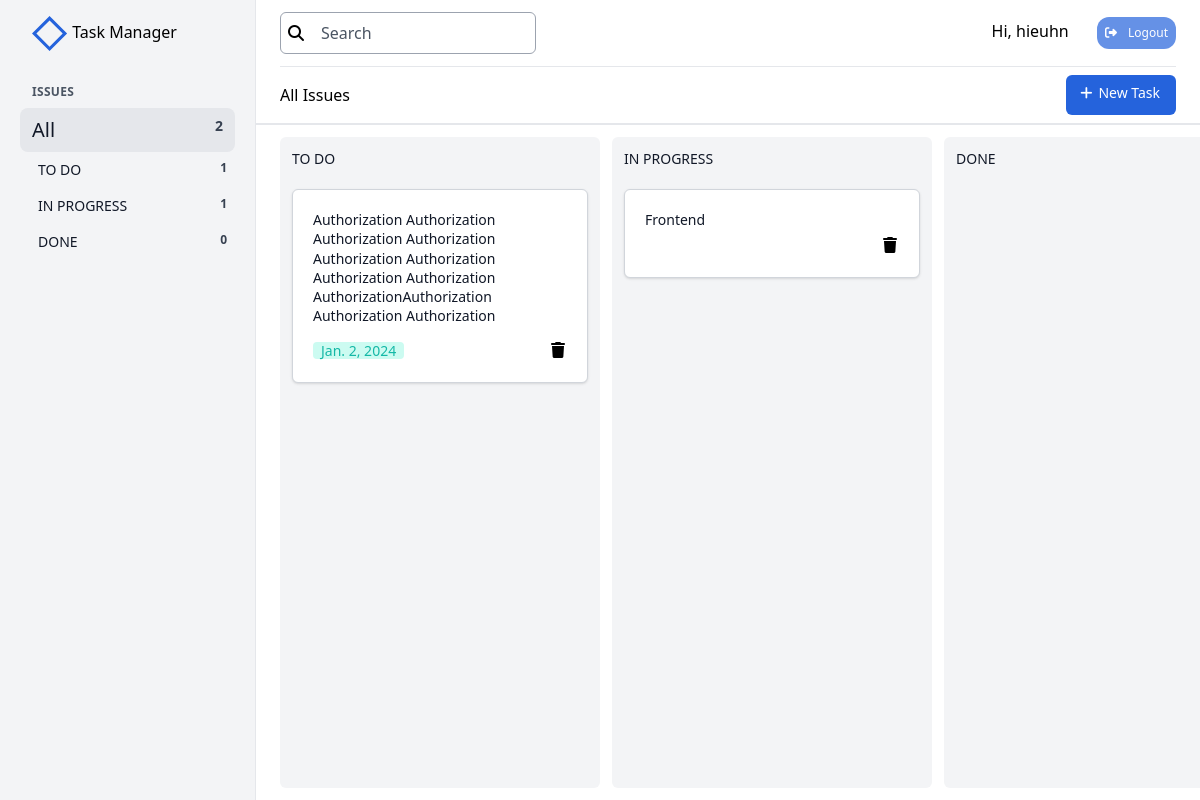
/home (signed in), run on an earlier commit of the app's database.
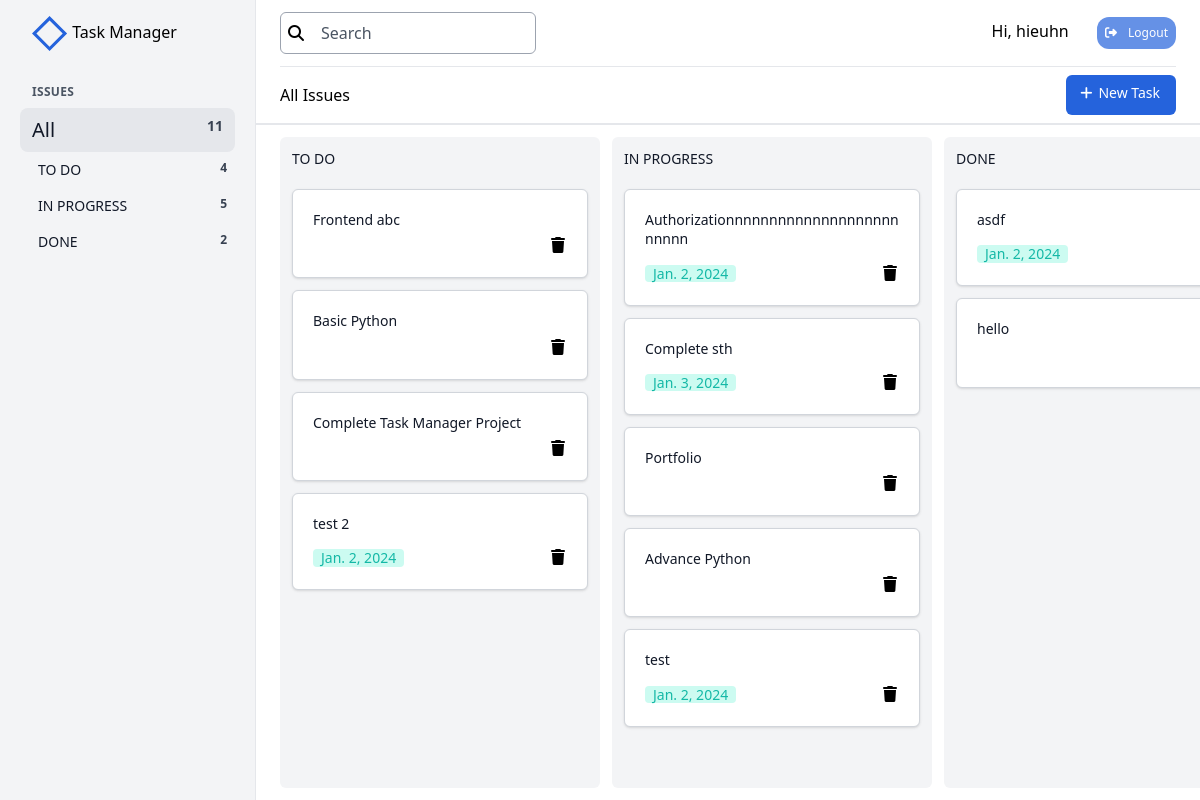
And on a later commit of the database.
### taskmanager/models.py (models this page shows, shortened)
class TaskState(models.Model):
    class Meta:
        verbose_name = 'Task\'s State'
        verbose_name_plural = 'Task\'s State'
    name = models.CharField(max_length=100)

class Task(models.Model):
    user = models.ForeignKey(UserInfo, related_name='tasks', on_delete=models.CASCADE)
    title = models.CharField(max_length=200)
    description = models.TextField(blank=True, null=True)
    image = models.ImageField(upload_to='static/images', blank=True, null=True)
    video = models.FileField(upload_to='static/videos', blank=True, null=True)
    created_at = models.DateTimeField(auto_now_add=True)
    modified_at = models.DateTimeField(auto_now=True)
    deadline = models.DateField(blank=True, null=True)
    state = models.ForeignKey(TaskState, on_delete=models.CASCADE, related_name='tasks')
    position = models.FloatField(blank=True, null=True)
    class Meta:
        ordering = ['position']

### taskmanager/views.py (the view, shortened to what this page needs)
# urls.py: path("home", views.IndexView.as_view(), name="home"),
class IndexView(LoginRequiredMixin, ListView):
    template_name = 'taskmanager/index.html'
    model = Task
    def get_context_data(self, **kwargs):
        context = super().get_context_data(**kwargs)
        user = self.request.user
        context['user_info'] = user
        states = TaskState.objects.all()
        context['states'] = states
        tasks = Task.objects.filter(user=user)
        if 'filter' in self.request.GET:
            key = self.request.GET['filter']
            tasks = tasks.filter(title__icontains=key)
            context['search_key'] = key
        context['tasks'] = tasks
        context['form'] = TaskForm()
        context['tasks_json'] = serialize('json', tasks)
        context['states_json'] = serialize('json', states)
        return context

### taskmanager/forms.py
class TaskForm(forms.Form):
    new_task_id = forms.IntegerField(required=False)
    new_task_title = forms.CharField(max_length=200)
    new_task_description = forms.CharField(max_length=1000)
    image = forms.ImageField(required=False)
    new_task_deadline = forms.DateField(required=False)
    new_task_state = forms.IntegerField()

### templates/taskmanager/index.html (shortened to what this page needs)
{% extends 'taskmanager/base.html' %}

### templates/taskmanager/base.html (shortened to what the changed rows need)
<!DOCTYPE html>
{% load static %}
{% load static tailwind_tags %}
<html lang="en">
<head>
    <link rel="stylesheet" href="https://cdnjs.cloudflare.com/ajax/libs/font-awesome/6.5.1/css/all.min.css" />
    <link rel="stylesheet" href="{% static 'css/mystyle.css' %}">
    {% tailwind_css %}
</head>
<body>
    <div id="app" class="h-screen flex">
        <div id="navbar" class="fixed z-30 inset-y-0 -translate-x-full left-0 w-64 px-8 py-4 bg-gray-100 border-r lg:static lg:inset-auto lg:translate-x-0">
            <nav class="mt-8">
                <div class="mt-2 -mx-3">
                    <a href="#" class="flex justify-between px-3 py-2 bg-gray-200 rounded-lg">
                        <span class="text-xl font-medium text-gray-900">All</span>
                        <span class="text-sm font-semibold text-gray-700">{{tasks.count}}</span>
                    </a>
                    <ul class="ml-2.5 text-sm">
                    {% for state in states %}
                        <li class="flex justify-between px-2 py-2 rounded-lg">
                            <span class="text-sx font-medium text-gray-900">{{state.name}}</span>
                            <span id="state-{{state.id}}" class="count-state text-xs font-semibold text-gray-700">{{state.tasks.count}}</span>
                        </li>
                    {% endfor %}
                    </ul>
                </div>
            </nav>
        </div>
        <div class="flex-1 min-w-0 flex flex-col bg-white">
            <div class="flex-shrink-0 border-b-2 border-gray-200">
                <header class="px-6">
                    <div class="flex items-center justify-between py-2">
                        <div>
                            <h2>All Issues</h2>
                        </div>
                    </div>
                </header>
            </div>
            <div class="flex-1 overflow-auto">
                {% if user.is_authenticated %}
                <main class="p-3 h-full inline-flex overflow-hidden">
                    {% for state in states %}
                    <div data-state-id="{{state.id}}" class="ml-3 flex-shrink-0 flex flex-col w-80 bg-gray-100 rounded-md">
                        <h3 class="flex-shrink-0 pt-3 pb-1 px-3 text-sm font-medium text-gray-900">{{state.name}}</h3>
                        <div class="flex-1 min-h-0 overflow-y-auto swim-lane">
                            <ul class="pt-1 pb-3 px-3">
                                {% for task in tasks %}
                                    {% if task.state.name == state.name %}
                                    <li class="mt-3 task" data-task-id="{{task.id}}" draggable="true">
                                        <div class="p-5 bg-white rounded-md shadow border border-gray-300 hover:border-2 hover:ring-blue-500 hover:border-blue-500">
                                            <div class="leading-snug mb-1 text-sm font-medium text-gray-900 break-words overflow-y-hidden">
                                                <span>{{task.title}}</span>
                                            </div>
                                            <div >
                                                <div class="flex justify-between items-baseline overflow-y-hidden">
                                                    <div class="flex-shrink-0 mt-2">
                                                        {% if task.deadline %}
                                                            <span class="deadline px-2 leading-tight inline-flex items-center bg-teal-100 rounded text-sm font-medium text-teal-500">{{task.deadline}}</span>
                                                        {% endif %}
                                                    </div>
                                                    <div class="flex-shrink-0 flex flex-row gap-2">
                                                        <a data-task-id="{{task.id}}" href="{% url 'delete' pk=task.id %}" class="btn-delete hover:opacity-50"><i class="h-4 w-4 fa-solid fa-trash"></i></a>
                                                    </div>
                                                </div>
                                            </div>
                                        </div>
                                    </li>
                                    {% endif %}
                                {% endfor %}
                            </ul>
                        </div>
                    </div>
                    {% endfor %}
                </main>
                {% endif %}
            </div>
        </div>
    </div>
</body>
</html>

What changed in the data, as far as the page shows it:
changed TaskState "TO DO": tasks.count "1" → "4"; gains Task (title "Frontend abc"); loses Task (title "Authorization Authorization Authorization Authorization Authorization Authorization Authorization Authorization AuthorizationAuthorization Authorization Authorization", deadline "Jan. 2, 2024")
changed TaskState "IN PROGRESS": tasks.count "1" → "5"; gains Task (title "Authorizationnnnnnnnnnnnnnnnnnnnnnnnn", deadline "Jan. 2, 2024"); loses Task (title "Frontend")
computed for TaskState "DONE": tasks.count "0" → "2"
added Task: title "Basic Python", shown under TaskState "TO DO"
added Task: title "Complete Task Manager Project", shown under TaskState "TO DO"
added Task: title "test 2", deadline "Jan. 2, 2024", shown under TaskState "TO DO"
added Task: title "Complete sth", deadline "Jan. 3, 2024", shown under TaskState "IN PROGRESS"
added Task: title "Portfolio", shown under TaskState "IN PROGRESS"
added Task: title "Advance Python", shown under TaskState "IN PROGRESS"
added Task: title "test", deadline "Jan. 2, 2024", shown under TaskState "IN PROGRESS"
added Task: title "asdf", deadline "Jan. 2, 2024", shown under TaskState "DONE"
added Task: title "hello", shown under TaskState "DONE"
Also different on the page:
{{ tasks.count }}: "2" → "11"
